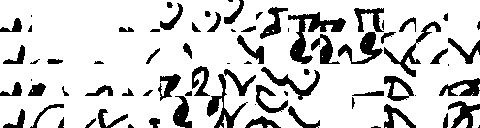
#> input picture hog_image.png, 480 x 128 px
$ python -i distributedFilters.py   (imports and definitions only)
#> lines starting #> are read from the running program, lines starting #| are printed output that depends on the picture; after the words box and inside, x2 and y2 are one past the last pixel; in counts of white or black regions, pixels touching at a corner belong together
#> further down, picture is the input picture: shape (128, 480, 3); 82% white; 77 black regions (19 under 20 px), largest, box (x1, y1, x2, y2) and area: (288, 12, 346, 64) 958, (207, 74, 248, 128) 576, (338, 32, 383, 64) 533
import cv2
import numpy as np
##from distributed import *
import multiprocessing as mp
import argparse

def applyMorphology(imgTuple):
    ##kernel = np.ones((5,5),np.uint8)
    img = imgTuple[0]
#> img = 480 rows, first 8: [255, 255, 255], [255, 255, 255], [255, 255, 255], [255, 255, 255], [255, 255, 255], [255, 255, 255], [255, 255, 255], [255, 255, 255]
    img = cv2.copyMakeBorder(img, 20, 20, 20, 20, cv2.BORDER_CONSTANT,None, [255,255,255])
#> img: shape (520, 43); 99.9% white; 2 black regions (2 under 20 px)

    img = cv2.erode(img, np.ones((3,3),np.uint8) ,iterations = 1)
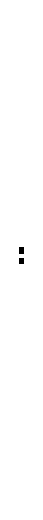
#> img: shape (520, 43); 99.7% white; 2 black regions, box (x1, y1, x2, y2) and area: (19, 247, 24, 254) 35, (19, 258, 24, 264) 30
    erosionR = cv2.erode(img, np.ones((6,6),np.uint8), iterations = 1)
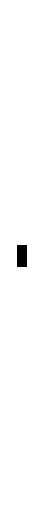
#> erosionR: shape (520, 43); 99% white; 1 black region, box (x1, y1, x2, y2) and area: (17, 245, 27, 267) 220
    erosionG = cv2.erode(erosionR, np.ones((10,10),np.uint8), iterations = 1)
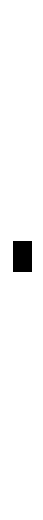
#> erosionG: shape (520, 43); 97.4% white; 1 black region, box (x1, y1, x2, y2) and area: (13, 241, 32, 272) 589
    erosionB = cv2.erode(erosionG, np.ones((16,16),np.uint8), iterations = 1)
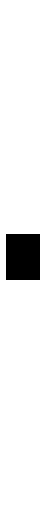
#> erosionB: shape (520, 43); 93% white; 1 black region, box (x1, y1, x2, y2) and area: (6, 234, 40, 280) 1564
    diff1 = cv2.bitwise_not(cv2.subtract(img,erosionR))
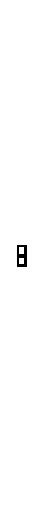
#> diff1: shape (520, 43); 99.3% white; 1 black region, box (x1, y1, x2, y2) and area: (17, 245, 27, 267) 155
    diff2 = cv2.bitwise_not(cv2.subtract(erosionR,erosionG))
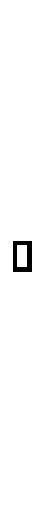
#> diff2: shape (520, 43); 98.3% white; 1 black region, box (x1, y1, x2, y2) and area: (13, 241, 32, 272) 369
    diff3 = cv2.bitwise_not(cv2.subtract(erosionG,erosionB))
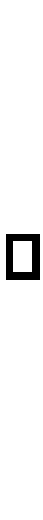
#> diff3: shape (520, 43); 95.6% white; 1 black region, box (x1, y1, x2, y2) and area: (6, 234, 40, 280) 975
#> (the run stopped early here; a loop or call above may not have finished)
